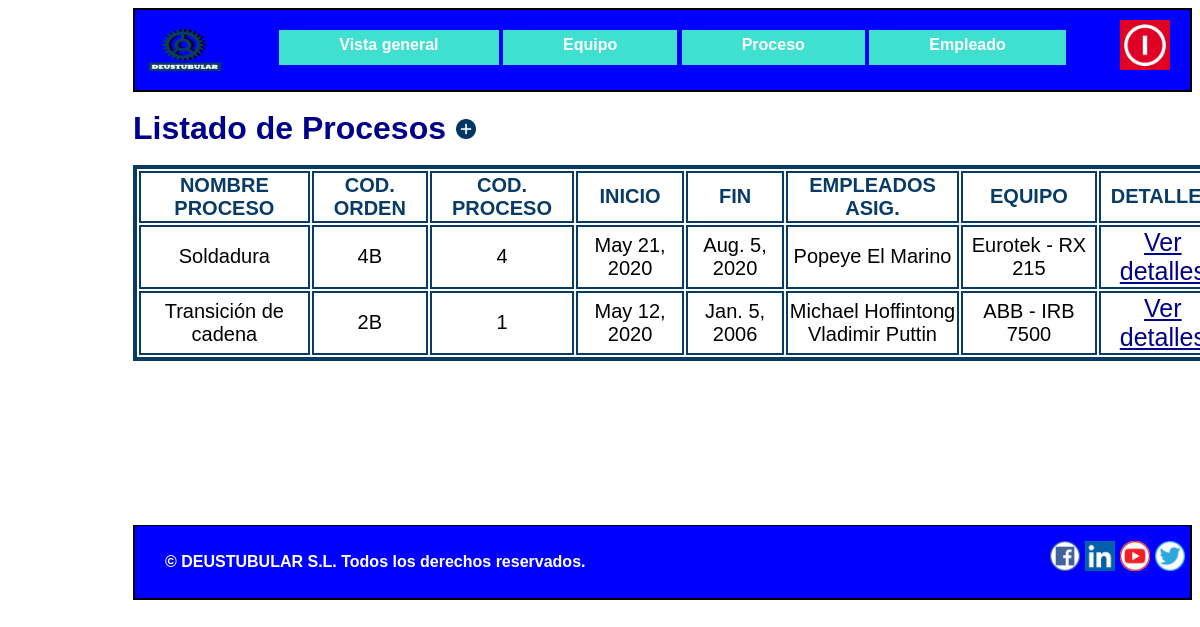
Screenshot of /appGestion_de_la_produccion/responsable/proceso/ with the database file from the repository.
### appGestion_de_la_produccion/models.py (models this page shows, shortened)
class Proceso(models.Model):
    empleados_asignados = models.ManyToManyField(Empleado)
    equipo=models.ForeignKey(Equipo, on_delete=models.SET_NULL, null=True)
    codigo_orden = models.CharField(max_length=10)
    codigo_proceso = models.IntegerField()
    nombre_proceso = models.CharField(max_length=50)
    referencia = models.CharField(max_length=10)
    inicio = models.DateField()
    fin = models.DateField()

class Empleado(models.Model):
    nombre = models.CharField(max_length=50)
    DNI = models.CharField(max_length=9)
    apellido = models.CharField(max_length=50)
    email = models.EmailField(max_length=100)
    telefono = models.IntegerField()
    responsable=models.BooleanField()

class Equipo(models.Model):
    modelo = models.CharField(max_length=25)
    marca = models.CharField(max_length=25)
    categoria = models.CharField(max_length=50)
    fecha_adquisicion = models.DateField()
    fecha_instalacion = models.DateField()

### appGestion_de_la_produccion/views.py (the view)
# urls.py: path('responsable/proceso/', views.lista_procesos, name='lista_procesos'),
def lista_procesos(request):
    proceso = Proceso.objects.order_by("nombre_proceso")
    context = {"lista_procesos": proceso}
    return render(request, "Proceso.html", context)

### appGestion_de_la_produccion/templates/Proceso.html
{% extends "PlantillaHeaderFooter.html"%}
{% block contenido %}
<h1>Listado de Procesos<a class="añadir" href="/appGestion_de_la_produccion/responsable/procesoform" title="Añadir nuevo proceso"><img
        src="/static/Imagenes/añadir.png" width="20" height="20"></a></h1>
<div class="tablasueltas">
<table id="cosadeproceso">
    <thead>
    <tr class="cosadeproceso">
        <td class="cosadeproceso"> <b> NOMBRE PROCESO</b> </td>
        <td class="cosadeproceso"> <b> COD. ORDEN </b> </td>
        <td class="cosadeproceso"> <b> COD. PROCESO</b> </td>
        <td class="cosadeproceso"> <b> INICIO</b> </td>
        <td class="cosadeproceso"> <b> FIN</b> </td>
        <td class="cosadeproceso"> <b> EMPLEADOS ASIG.</b> </td>
        <td class="cosadeproceso"> <b> EQUIPO</b> </td>
        <td class="cosadeproceso"> <b> DETALLES</b> </td>
    </tr>
    </thead>
    {% for Proceso in lista_procesos %}
    <tr class="cosadeproceso">
        <td class="cosadeproceso">{{ Proceso.nombre_proceso }}</td>
        <td class="cosadeproceso">{{ Proceso.codigo_orden }}</td>
        <td class="cosadeproceso">{{ Proceso.codigo_proceso }}</td>
        <td class="cosadeproceso">{{ Proceso.inicio }}</td>
        <td class="cosadeproceso">{{ Proceso.fin }}</td>
        <td class="cosadeproceso">{% for ea in Proceso.empleados_asignados.all %}
                {{ea.nombre}} {{ea.apellido}} </br>
            {% endfor %}</td>
        <td class="cosadeproceso">{{ Proceso.equipo.marca }} - {{ Proceso.equipo.modelo }}</td>
        <td class="cosadeequipo"><a href="/appGestion_de_la_produccion/responsable/proceso/{{ Proceso.id }}" title="Detalles">Ver detalles</a></td>
    </tr>
    {% endfor %}
</table>
</div>
{% endblock %}

### appGestion_de_la_produccion/static/stylesheet.css (style rules this page uses)
* { box-sizing: border-box; }
html { font-family: Arial, Helvetica, sans-serif; max-width: 1100px; font-weight: bold; background-color:white; margin-left: 125px; }
body { line-height: 30px; font-size: 16px; }
h1, h2, h3, legend { color: darkblue; }
a { color: darkblue; }
thead { color: rgb(8,59,102); }
.cosadeequipo { border:2px solid rgb(8,59,102); font-size:25px; margin-right:20px; text-align:center; }
.cosadeproceso { border:2px solid rgb(8,59,102); font-size:20px; margin-right:20px; text-align:center; }
#cosadeproceso { border:4px solid rgb(8,59,102); }
.tablasueltas { height:350px; width:1100px; overflow-y:scroll; }
.tabladetalles tbody,td,th { border:2px solid rgb(8,59,102); }
.añadir { margin-left:10px; }

### rows the page displays
Proceso: nombre_proceso "Soldadura", codigo_orden "4B", codigo_proceso "4", inicio "May 21, 2020", fin "Aug. 5, 2020", equipo.marca "Eurotek", equipo.modelo "RX 215"
Empleado: nombre "Popeye", apellido "El Marino"
Proceso: nombre_proceso "Transición de cadena", codigo_orden "2B", codigo_proceso "1", inicio "May 12, 2020", fin "Jan. 5, 2006", equipo.marca "ABB", equipo.modelo "IRB 7500"
Empleado: nombre "Michael", apellido "Hoffintong"
Empleado: nombre "Vladimir", apellido "Puttin"
